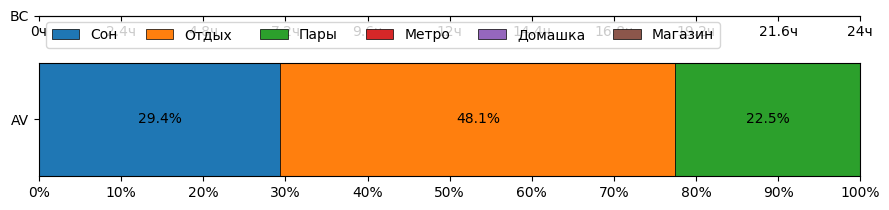

The Python source for this figure:
from datetime import datetime

import matplotlib.pyplot as plt
import matplotlib.ticker as mtick
from matplotlib.patches import Patch

import save
from constants import *

# Check if there are colors for all activities
for activity in save.activities:
    if activity not in ACTIVITIES:
        print(f"Занятия {B}{activity}{W} нет в списке активностей!")

if set(save.activities.keys()) != set(ACTIVITIES.keys()):
    exit()

# Because colors in matplotlib should be in 0-1 range
for activity in ACTIVITIES:
    ACTIVITIES[activity] = [rgb/255 for rgb in ACTIVITIES[activity]]
ALL_EXPERIMENT_TIME = sum([sum(save.activities[i]) for i in save.activities])

for activity in save.activities:
    AVERAGE_DAY[activity] = sum(save.activities[activity])
    print(f'{activity}: {round(AVERAGE_DAY[activity]/h,2)}ч')

fig, axs = plt.subplot_mosaic([['main'],
                            ['average']], figsize=(PLOT_WIDTH, PLOT_START_HEIGTH+ALL_EXPERIMENT_TIME//(24*h)*PLOT_HEIGTH_STEP), gridspec_kw={'height_ratios': [ALL_EXPERIMENT_TIME//(24*h), 1]})
fig.canvas.manager.set_window_title('Распределение времени')
ax = list(axs.items())
x = [1]
offset = 0
days = 1

# First plot - distribution for all days
def bar_constructor(x, y):
    global offset
    ax[0][1].barh(x, y, left=offset, height=1, edgecolor='black', linewidth=.5, color=ACTIVITIES[activity[0]])
    if y >= .9*h:
        ax[0][1].text((y/2+offset), x, f'{round(y/h) if round(y/h, 1) == round(y/h) else round(y/h, 1)}ч', va='center', ha='center')
    offset += y

for i in range(len(save.activities_log)):
    activity = save.activities_log[i]
    if i != len(save.activities_log) - 1: next_activity_time = datetime.strptime(save.activities_log[i+1][1], "%H:%M:%S")
    this_activity_time = datetime.strptime(activity[1], "%H:%M:%S")
    
    activity_max_time = datetime.strptime("23:59:59", "%H:%M:%S")
    activity_min_time = datetime.strptime('00:00:00', "%H:%M:%S")

    if not i: offset = (this_activity_time - activity_min_time).total_seconds() + 1

    if i == len(save.activities_log) - 1 or next_activity_time > this_activity_time:
        bar_constructor(days, save.activities[activity[0]][0])
        save.activities[activity[0]].pop(0)

    else:
        bar_constructor(days, (activity_max_time - this_activity_time).total_seconds() + 1)

        x.append(len(x)+1)
        days += 1
        offset = 0

        if i != len(save.activities_log) - 1:
            bar_constructor(days, (next_activity_time - activity_min_time).total_seconds())
        save.activities[activity[0]].pop(0)

ax[0][1].set_yticks(x, [DAYS_OF_WEEK[(i+START_DAY)%7] for i in range(len(x))])
ax[0][1].set_ylim(-PLOT_START_DAY_OFFSET, len(x) + .5)
ax[0][1].invert_yaxis()
ax[0][1].set_xlim(0, 24*h)
ax[0][1].set_xticks([i*864 for i in range(0, 101, 10)], [f'{i}%' for i in range(0, 101, 10)])

ax[0][1].yaxis.set_major_formatter(lambda x, _: DAYS_OF_WEEK[(int(x-.5)+START_DAY)%7])
ax[0][1].xaxis.set_major_formatter(lambda x, _: f'{round(x/h) if round(x/h, 1) == round(x/h) else round(x/h, 1)}ч')

legend_elements = [*[Patch(facecolor=ACTIVITIES[i], edgecolor='black', linewidth=.5, label=i) for i in AVERAGE_DAY]]
ax[0][1].legend(handles=legend_elements, ncol=LABELS_IN_ROW, loc='upper left')

# Second plot - Average time
offset = 0
for activity in AVERAGE_DAY:
    ax[1][1].barh(1, AVERAGE_DAY[activity], height=1, edgecolor='black', color=ACTIVITIES[activity], linewidth=.5, left=offset, label=activity)
    if AVERAGE_DAY[activity] >= ALL_EXPERIMENT_TIME * 0.05:
        ax[1][1].text((AVERAGE_DAY[activity]/2+offset), 1, f'{round(AVERAGE_DAY[activity]/ALL_EXPERIMENT_TIME*100, 1)}%', va='center', ha='center')
    offset += AVERAGE_DAY[activity]

ax[1][1].set_yticks([1], ['AV'])
ax[1][1].set_ylim(.5, 1.5)
ax[1][1].invert_yaxis()
ax[1][1].set_xlim(0, ALL_EXPERIMENT_TIME)
ax[1][1].set_xticks([i*ALL_EXPERIMENT_TIME/100 for i in range(0, 101, 10)], [f'{i}%' for i in range(0, 101, 10)])

ax[1][1].yaxis.set_major_formatter(lambda x, _: "AV")
ax[1][1].xaxis.set_major_formatter(mtick.PercentFormatter(ALL_EXPERIMENT_TIME))

plt.tight_layout()
plt.savefig(f'plot.png', bbox_inches='tight')
plt.show()
